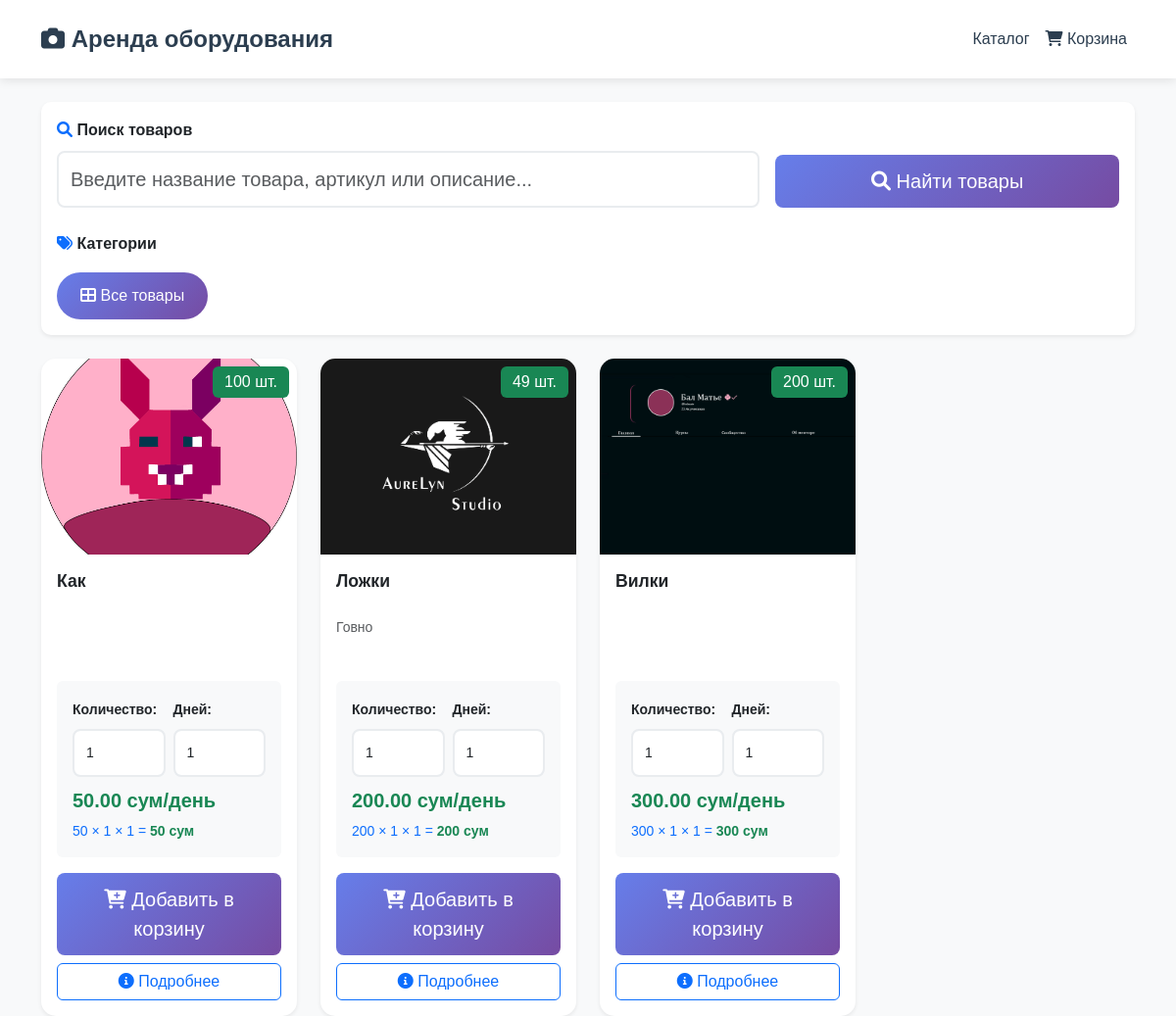
The page / on the database its author committed.
### rental/models.py (models this page shows, shortened)
class Product(models.Model):
    name = models.CharField(max_length=200, verbose_name='Название')
    photo = models.ImageField(upload_to='products/', verbose_name='Фото')
    article = models.CharField(max_length=50, unique=True, verbose_name='Артикул')
    description = models.TextField(blank=True, verbose_name='Описание')
    quantity = models.IntegerField(default=0, verbose_name='Количество')
    available_quantity = models.IntegerField(default=0, verbose_name='Доступное количество')
    tags = models.ManyToManyField(Tag, blank=True, verbose_name='Теги')
    daily_price = models.DecimalField(max_digits=10, decimal_places=2, verbose_name='Цена за день')
    shelf = models.ForeignKey(Shelf, on_delete=models.CASCADE, verbose_name='Место хранения')
    created_at = models.DateTimeField(auto_now_add=True)
    def get_display_name(self):
        return self.name.capitalize()
    def get_display_description(self):
        if self.description:
            return self.description.capitalize()
        return ''
    class Meta:
        verbose_name = 'Товар'
        verbose_name_plural = 'Товары'

### rental/views.py (the view, shortened to what this page needs)
# urls.py: path('', views.product_list, name='product_list'),
def product_list(request):
    products = Product.objects.filter(available_quantity__gt=0)
    tags = Tag.objects.filter(parent=None)
    search_query = request.GET.get('search', '')
    tag_filter = request.GET.get('tag', '')
    if tag_filter:
        products = products.filter(tags__id=tag_filter)
    context = {
        'products': products,
        'tags': tags,
        'search_query': search_query,
        'selected_tag': tag_filter
    }
    return render(request, 'rental/product_list.html', context)

### rental/templatetags/rental_filters.py (called while the page is built)
@register.filter
def mul(value, arg):
    try:
        return float(value) * float(arg)
    except (ValueError, TypeError):
        return 0

### templates/rental/product_list.html (shortened to what this page needs)
{% extends 'base.html' %}
{% load rental_filters %}
{% block content %}
<div class="row mb-4">
    <div class="col-12">
        <div class="card shadow-sm border-0">
            <div class="card-body">
                <form method="get" class="row g-3 align-items-end">
                    <div class="col-md-8">
                        <label class="form-label fw-bold text-dark">
                            <i class="fas fa-search text-primary"></i> Поиск товаров
                        </label>
                        <input type="text" name="search" class="form-control form-control-lg"
                               placeholder="Введите название товара, артикул или описание..."
                               value="{{ search_query }}">
                    </div>
                    <div class="col-md-4">
                        <button type="submit" class="btn btn-primary btn-lg w-100">
                            <i class="fas fa-search"></i> Найти товары
                        </button>
                    </div>
                </form>
                <div class="mt-4">
                    <label class="form-label fw-bold text-dark mb-3">
                        <i class="fas fa-tags text-primary"></i> Категории
                    </label>
                    <div class="d-flex flex-wrap gap-2">
                        <a href="?days={{ request.GET.days|default:1 }}"
                           class="btn btn-outline-primary {% if not selected_tag %}btn-primary text-white{% endif %} rounded-pill">
                            <i class="fas fa-th-large"></i> Все товары
                        </a>
                    </div>
                </div>
            </div>
        </div>
    </div>
</div>
<div class="row g-4">
    {% for product in products %}
    <div class="col-xl-3 col-lg-4 col-md-6">
        <div class="card product-card h-100 shadow-sm border-0 overflow-hidden">
            <div class="position-relative overflow-hidden">
                {% if product.photo %}
                    <img src="{{ product.photo.url }}" class="card-img-top product-image" alt="{{ product.name }}">
                {% endif %}
                <div class="position-absolute top-0 end-0 m-2">
                    {% if product.available_quantity <= 0 %}
                        <span class="badge bg-danger fs-6">Нет в наличии</span>
                    {% elif product.available_quantity <= 3 %}
                        <span class="badge bg-warning fs-6">Мало: {{ product.available_quantity }} шт.</span>
                    {% else %}
                        <span class="badge bg-success fs-6">{{ product.available_quantity }} шт.</span>
                    {% endif %}
                </div>
            </div>
            <div class="card-body d-flex flex-column">
                <h5 class="card-title fw-bold text-dark mb-2">{{ product.get_display_name }}</h5>
                {% if product.description %}
                    <p class="card-text text-muted small mb-3">{{ product.get_display_description|truncatewords:12 }}</p>
                {% endif %}
                <form method="post" action="{% url 'rental:add_to_cart' product.id %}" class="mt-auto">
                    <div class="bg-light rounded p-3 mb-3">
                        <div class="row g-2 align-items-center">
                            <div class="col-6">
                                <label class="form-label small fw-bold">Количество:</label>
                                <input type="number" name="quantity" class="form-control form-control-sm"
                                       value="1" min="1" max="{{ product.available_quantity }}"
                                       id="qty-{{ product.id }}" onchange="updateProductPrice({{ product.id }}, {{ product.daily_price }})">
                            </div>
                            <div class="col-6">
                                <label class="form-label small fw-bold">Дней:</label>
                                <input type="number" name="days" class="form-control form-control-sm"
                                       value="{{ request.GET.days|default:1 }}" min="1" max="365"
                                       id="days-{{ product.id }}" onchange="updateProductPrice({{ product.id }}, {{ product.daily_price }})">
                            </div>
                        </div>
                        <div class="mt-2">
                            <div class="d-flex justify-content-between align-items-center">
                                <span class="fw-bold text-success fs-5">{{ product.daily_price }} сум/день</span>
                            </div>
                            <small class="text-primary d-block mt-1" id="calc-{{ product.id }}">
                            </small>
                        </div>
                    </div>
                    <div class="d-grid gap-2">
                        {% if product.available_quantity > 0 %}
                            <button type="submit" class="btn btn-primary btn-lg">
                                <i class="fas fa-cart-plus"></i> Добавить в корзину
                            </button>
                        {% else %}
                            <button type="button" class="btn btn-secondary btn-lg" disabled>
                                <i class="fas fa-ban"></i> Нет в наличии
                            </button>
                        {% endif %}
                        <a href="{% url 'rental:product_detail' product.id %}?days={{ request.GET.days|default:1 }}"
                           class="btn btn-outline-primary">
                            <i class="fas fa-info-circle"></i> Подробнее
                        </a>
                    </div>
                </form>
            </div>
        </div>
    </div>
    {% endfor %}
</div>
<div id="notifications" class="position-fixed top-0 end-0 p-3" style="z-index: 1055;"></div>
{% endblock %}

### templates/base.html (style rules this page uses)
:root { --primary-color: #2c3e50; --secondary-color: #34495e; --accent-color: #3498db; --background-color: #f8f9fa; --text-color: #2c3e50; }
body { font-family: 'Arial', sans-serif; background-color: var(--background-color); color: var(--text-color); line-height: 1.6; }
.btn-primary { background-color: var(--accent-color); border: none; padding: 0.75rem 1.5rem; font-weight: 500; transition: all 0.3s ease; }
.card { border: none; box-shadow: 0 4px 15px rgba(0,0,0,0.1); transition: transform 0.3s ease; border-radius: 10px; }
.product-card { height: 100%; }
.product-image { height: 200px; object-fit: cover; border-radius: 10px 10px 0 0; }
.form-control { border-radius: 8px; border: 2px solid #e9ecef; padding: 0.75rem; transition: border-color 0.3s ease; }

### templates/rental/product_list.html (style rules this page uses)
.product-card { transition: all 0.3s ease; border-radius: 15px !important; }
.product-image { height: 200px; object-fit: cover; transition: transform 0.3s ease; }
.btn-primary { background: linear-gradient(135deg, #667eea 0%, #764ba2 100%); border: none; font-weight: 500; transition: all 0.3s ease; }
.badge { font-weight: 500; padding: 0.5em 0.75em; }
.card-title { font-size: 1.1rem; line-height: 1.3; min-height: 2.6rem; }
.card-text { line-height: 1.4; min-height: 3rem; }
.btn { transition: all 0.3s ease; }

### rows shown on the page
Product: photo (picture), available_quantity "100", get_display_name "Как", quantity "1", days "1", daily_price "50.00", shows "Добавить в корзину"
Product: photo (picture), available_quantity "49", get_display_name "Ложки", get_display_description "Говно", days "1", daily_price "200.00", shows "Добавить в корзину"
Product: photo (picture), available_quantity "200", get_display_name "Вилки", days "1", daily_price "300.00", shows "Добавить в корзину"
